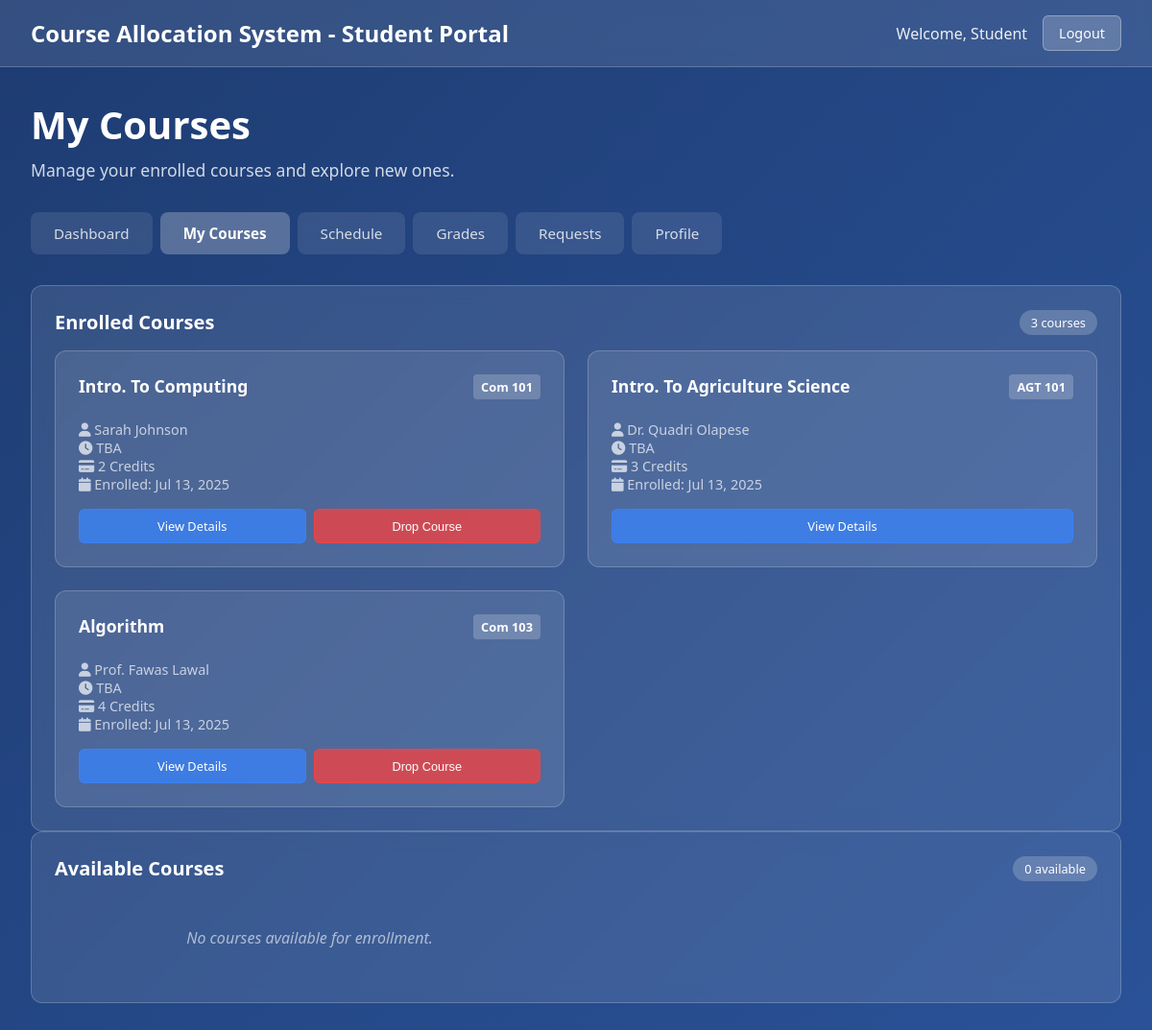
The app's page /student/my-courses.php (signed in) with its own data.
### tables this page shows
CREATE TABLE `student_courses` (
  `id` int(11) NOT NULL,
  `student_id` int(11) NOT NULL,
  `course_id` int(11) NOT NULL,
  `enrollment_date` timestamp NOT NULL DEFAULT current_timestamp(),
  `status` enum('enrolled','dropped','completed') DEFAULT 'enrolled'
);

CREATE TABLE `courses` (
  `id` int(11) NOT NULL,
  `course_code` varchar(20) NOT NULL,
  `course_name` varchar(200) NOT NULL,
  `description` text DEFAULT NULL,
  `credits` int(11) NOT NULL DEFAULT 3,
  `department` varchar(100) NOT NULL,
  `lecturer_id` int(11) NOT NULL,
  `semester` varchar(20) NOT NULL,
  `year` int(11) NOT NULL,
  `max_students` int(11) DEFAULT 50,
  `status` enum('active','inactive') DEFAULT 'active',
  `created_at` timestamp NOT NULL DEFAULT current_timestamp(),
  `updated_at` timestamp NOT NULL DEFAULT current_timestamp() ON UPDATE current_timestamp()
);

### student/my-courses.php (the view, shortened to what this page needs)
<?php
$db = new Database();
$pdo = $db->getConnection();
$student_id = $_SESSION['student_id'];
$courses_query = "
    SELECT c.*, CONCAT(l.first_name, ' ', l.last_name) AS lecturer_name,
    sc.enrollment_date, sc.status
    FROM courses c
    JOIN student_courses sc ON c.id = sc.course_id
    JOIN course_allocations ca ON ca.course_id = c.id
    JOIN lecturers l ON ca.lecturer_id = l.id
    WHERE sc.student_id = ?
    ORDER BY sc.enrollment_date DESC
";
$stmt = $pdo->prepare($courses_query);
$stmt->execute([$student_id]);
$courses = $stmt->fetchAll();
$available_query = "
    SELECT c.*, CONCAT(l.first_name, ' ', l.last_name) AS lecturer_name
    FROM courses c
    JOIN course_allocations ca ON ca.course_id = c.id
    JOIN lecturers l ON ca.lecturer_id = l.id
    WHERE c.id NOT IN (
        SELECT course_id FROM student_courses WHERE student_id = ?
    )
    AND c.status = 'active'
    ORDER BY c.course_name
";
$stmt = $pdo->prepare($available_query);
$stmt->execute([$student_id]);
$available_courses = $stmt->fetchAll();
?>
<!DOCTYPE html>
<html lang="en">
<head>
    <link rel="stylesheet" href="assets/css/student-styles.css">
    <link href="https://cdnjs.cloudflare.com/ajax/libs/font-awesome/6.0.0/css/all.min.css" rel="stylesheet">
</head>
<body>
    <header class="header">
        <div class="header-content">
            <h1 class="system-title">Course Allocation System - Student Portal</h1>
            <div class="user-info">
                <span class="welcome-text">Welcome, <?php echo htmlspecialchars($_SESSION['student_name'] ?? 'Student'); ?></span>
                <a href="logout.php" class="logout-btn">Logout</a>
            </div>
        </div>
    </header>
    <main class="main-content">
        <div class="dashboard-header">
            <h2 class="dashboard-title">My Courses</h2>
            <p class="dashboard-subtitle">Manage your enrolled courses and explore new ones.</p>
        </div>
        <nav class="nav-tabs">
            <a href="student-dashboard.php" class="nav-tab">Dashboard</a>
            <a href="my-courses.php" class="nav-tab active">My Courses</a>
            <a href="schedule.php" class="nav-tab">Schedule</a>
            <a href="grades.php" class="nav-tab">Grades</a>
            <a href="requests.php" class="nav-tab">Requests</a>
            <a href="profile.php" class="nav-tab">Profile</a>
        </nav>
        <div class="dashboard-content">
            <div class="content-section full-width">
                <div class="section-header">
                    <h3 class="section-title">Enrolled Courses</h3>
                    <span class="course-count"><?php echo count($courses); ?> courses</span>
                </div>
                <div class="courses-grid">
                    <?php if (empty($courses)): ?>
                        <p class="no-data">You haven't enrolled in any courses yet.</p>
                    <?php else: ?>
                        <?php foreach ($courses as $course): ?>
                            <div class="course-card">
                                <div class="course-header">
                                    <h4 class="course-name"><?php echo htmlspecialchars($course['course_name']); ?></h4>
                                    <span class="course-code"><?php echo htmlspecialchars($course['course_code']); ?></span>
                                </div>
                                <div class="course-details">
                                    <p><i class="fas fa-user"></i> <?php echo htmlspecialchars($course['lecturer_name']); ?></p>
                                    <p><i class="fas fa-clock"></i> <?php echo htmlspecialchars($course['schedule'] ?? 'TBA'); ?></p>
                                    <p><i class="fas fa-credit-card"></i> <?php echo $course['credits']; ?> Credits</p>
                                    <p><i class="fas fa-calendar"></i> Enrolled: <?php echo date('M j, Y', strtotime($course['enrollment_date'])); ?></p>
                                </div>
                                <div class="course-actions">
                                    <a href="course-details.php?id=<?php echo $course['id']; ?>" class="btn btn-primary">View Details</a>
                                    <?php if ($course['status'] === 'enrolled'): ?>
                                        <button onclick="dropCourse(<?php echo $course['id']; ?>)" class="btn btn-danger">Drop Course</button>
                                    <?php endif; ?>
                                </div>
                            </div>
                        <?php endforeach; ?>
                    <?php endif; ?>
                </div>
            </div>
            <div class="content-section full-width">
                <div class="section-header">
                    <h3 class="section-title">Available Courses</h3>
                    <span class="course-count"><?php echo count($available_courses); ?> available</span>
                </div>
                <div class="courses-grid">
                    <?php if (empty($available_courses)): ?>
                        <p class="no-data">No courses available for enrollment.</p>
                    <?php endif; ?>
                </div>
            </div>
        </div>
    </main>
</body>
</html>

### student/assets/css/student-styles.css (style rules this page uses)
* { margin: 0; padding: 0; box-sizing: border-box; }
body { font-family: "Segoe UI", Tahoma, Geneva, Verdana, sans-serif; background: linear-gradient(135deg, #1e3c72 0%, #2a5298 100%); min-height: 100vh; color: white; }
.header { background: rgba(255, 255, 255, 0.1); backdrop-filter: blur(10px); border-bottom: 1px solid rgba(255, 255, 255, 0.2); padding: 1rem 0; }
.header-content { max-width: 1200px; margin: 0 auto; padding: 0 2rem; display: flex; justify-content: space-between; align-items: center; }
.system-title { font-size: 1.5rem; font-weight: 600; color: white; }
.user-info { display: flex; align-items: center; gap: 1rem; }
.welcome-text { font-size: 1rem; color: rgba(255, 255, 255, 0.9); }
.logout-btn { background: rgba(255, 255, 255, 0.2); color: white; border: 1px solid rgba(255, 255, 255, 0.3); padding: 0.5rem 1rem; border-radius: 6px; cursor: pointer; font-size: 0.9rem; transition: all 0.3s ease; text-decoration: none; display: inline-block; }
.main-content { max-width: 1200px; margin: 0 auto; padding: 2rem; }
.dashboard-header { margin-bottom: 2rem; }
.dashboard-title { font-size: 2.5rem; font-weight: 700; margin-bottom: 0.5rem; color: white; }
.dashboard-subtitle { font-size: 1.1rem; color: rgba(255, 255, 255, 0.8); }
.nav-tabs { display: flex; gap: 0.5rem; margin-bottom: 2rem; flex-wrap: wrap; }
.nav-tab { background: rgba(255, 255, 255, 0.1); color: rgba(255, 255, 255, 0.8); border: none; padding: 0.75rem 1.5rem; border-radius: 8px; cursor: pointer; font-size: 0.95rem; transition: all 0.3s ease; backdrop-filter: blur(10px); text-decoration: none; display: inline-block; }
.nav-tab.active { background: rgba(255, 255, 255, 0.25); color: white; font-weight: 600; }
.content-section { background: rgba(255, 255, 255, 0.1); backdrop-filter: blur(10px); border: 1px solid rgba(255, 255, 255, 0.2); border-radius: 12px; padding: 1.5rem; }
.content-section.full-width { grid-column: 1 / -1; }
.section-header { display: flex; justify-content: space-between; align-items: center; margin-bottom: 1rem; }
.section-title { font-size: 1.25rem; font-weight: 600; color: white; }
.view-all-btn, .btn { background: rgba(255, 255, 255, 0.2); color: white; border: 1px solid rgba(255, 255, 255, 0.3); padding: 0.5rem 1rem; border-radius: 6px; cursor: pointer; font-size: 0.85rem; transition: all 0.3s ease; text-decoration: none; display: inline-block; }
.btn-primary { background: rgba(59, 130, 246, 0.8); border-color: rgba(59, 130, 246, 0.9); }
.btn-danger { background: rgba(239, 68, 68, 0.8); border-color: rgba(239, 68, 68, 0.9); }
.course-name { font-size: 1.1rem; font-weight: 600; color: white; margin-bottom: 0.5rem; }
.course-details { font-size: 0.9rem; color: rgba(255, 255, 255, 0.7); margin-bottom: 0.5rem; }
.courses-grid { display: grid; grid-template-columns: repeat(auto-fill, minmax(350px, 1fr)); gap: 1.5rem; }
.course-card { background: rgba(255, 255, 255, 0.1); border: 1px solid rgba(255, 255, 255, 0.2); border-radius: 12px; padding: 1.5rem; transition: all 0.3s ease; }
.course-header { display: flex; justify-content: space-between; align-items: flex-start; margin-bottom: 1rem; }
.course-code { background: rgba(255, 255, 255, 0.2); padding: 0.25rem 0.5rem; border-radius: 4px; font-size: 0.8rem; font-weight: 600; }
.course-actions { display: flex; gap: 0.5rem; margin-top: 1rem; }
.course-actions .btn { flex: 1; text-align: center; padding: 0.5rem; font-size: 0.8rem; }
.no-data { text-align: center; color: rgba(255, 255, 255, 0.6); font-style: italic; padding: 2rem; }
.course-count { background: rgba(255, 255, 255, 0.2); padding: 0.25rem 0.75rem; border-radius: 20px; font-size: 0.8rem; font-weight: 500; }

### records on screen
student_courses: course.course_name "Intro. To Computing", course.course_code "Com 101", lecturer_name "Sarah Johnson", schedule "TBA", course.credits "2", enrollment_date "Jul 13, 2025"
student_courses: course.course_name "Intro. To Agriculture Science", course.course_code "AGT 101", lecturer_name "Dr. Quadri Olapese", schedule "TBA", course.credits "3", enrollment_date "Jul 13, 2025"
student_courses: course.course_name "Algorithm", course.course_code "Com 103", lecturer_name "Prof. Fawas Lawal", schedule "TBA", course.credits "4", enrollment_date "Jul 13, 2025"

### other values on screen
$_SESSION['student_name'] "Student"
count($courses) "3"
count($available_courses) "0"
